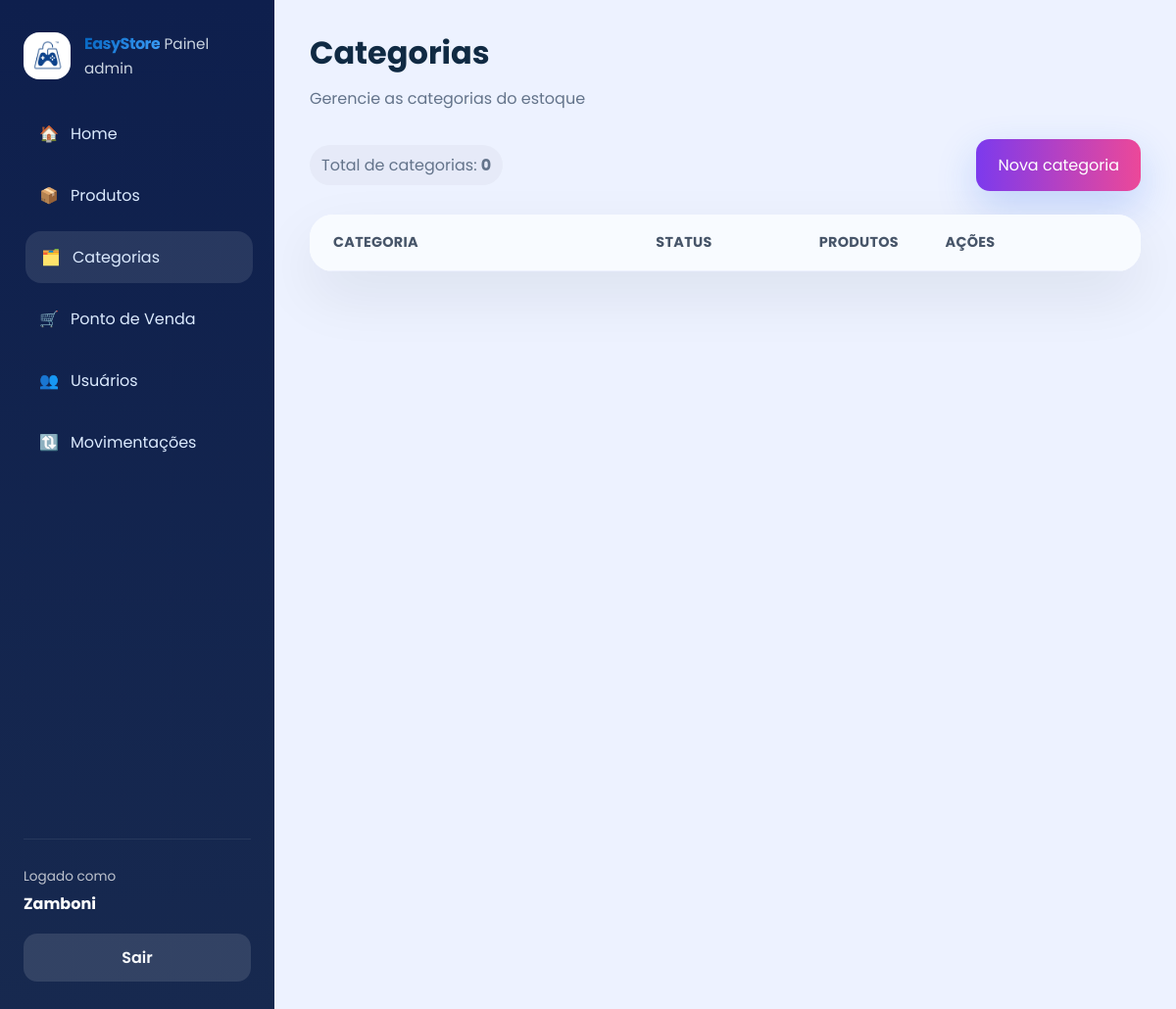
The app's page /categorias/ (signed in), older data.
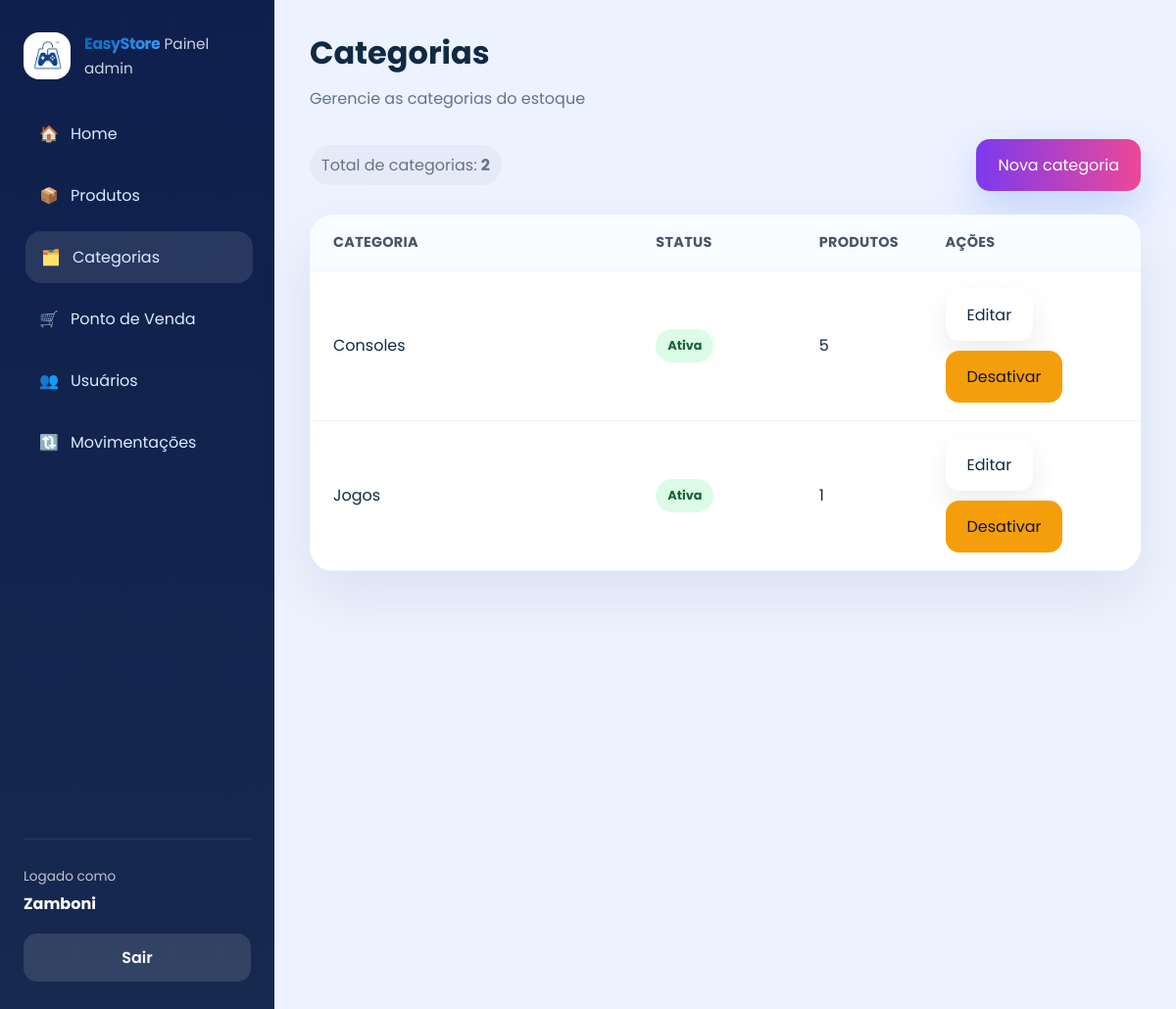
The same page, newer data.
### app/models/categoria.py (models this page shows)
class Categoria(Base):
    __tablename__ = "categorias"
    id = Column(Integer, primary_key=True, autoincrement=True, index=True)
    nome = Column(String(167), nullable=False, unique=True)
    descricao = Column(String(255), nullable=True)
    ativo = Column(Boolean, default=True)
    produtos = relationship("Produto", back_populates="categoria", lazy="select")

### app/controllers/categoria_controller.py (the view)
@router.get("/")
def listar_categorias(
    request: Request,
    db: Session = Depends(get_db),
    admin = Depends(get_admin)
):
    categorias = db.query(Categoria).order_by(Categoria.nome).all()
    return templates.TemplateResponse(
        request,
        "admin/categorias.html",
        {
            "request":      request,
            "usuario":      admin,
            "categorias":   categorias,
            "page_title":   "Categorias",
            "page_subtitle":"Gerencie as categorias do estoque",
            "css_path":     "css/admin.css",
            "active":       "categorias",
        }
    )

### app/templates/admin/categorias.html
{% extends "admin/base.html" %}
{% block content %}
<div class="table-actions">
  <div class="detail-pill">Total de categorias: <strong>{{ categorias|length }}</strong></div>
  <a href="/categorias/nova" class="btn btn-primary">Nova categoria</a>
</div>
<div class="table-card">
  <div class="table-row header">
    <div>Categoria</div>
    <div>Status</div>
    <div>Produtos</div>
    <div>Ações</div>
  </div>
  {% for categoria in categorias %}
  <div class="table-row">
    <div>{{ categoria.nome }}</div>
    <div><span class="status-badge {% if categoria.ativo %}active{% else %}inactive{% endif %}">{{ 'Ativa' if categoria.ativo else 'Inativa' }}</span></div>
    <div>{{ categoria.produtos|length }}</div>
    <div class="actions">
      <a href="/categorias/{{ categoria.id }}/editar" class="btn btn-secondary">Editar</a>
      <form action="/categorias/{{ categoria.id }}/toggle-ativo" method="post"><button type="submit" class="btn btn-warning">{% if categoria.ativo %}Desativar{% else %}Ativar{% endif %}</button></form>
    </div>
  </div>
  {% endfor %}
</div>
{% endblock %}

Row changes from the older to the newer data that the page shows:
added Categoria: nome "Consoles", ativo "Ativa", produtos|length "5", shows "Desativar"
added Categoria: nome "Jogos", ativo "Ativa", produtos|length "1", shows "Desativar"
Text that changed along with them:
{{ categorias|length }}: "0" → "2"
